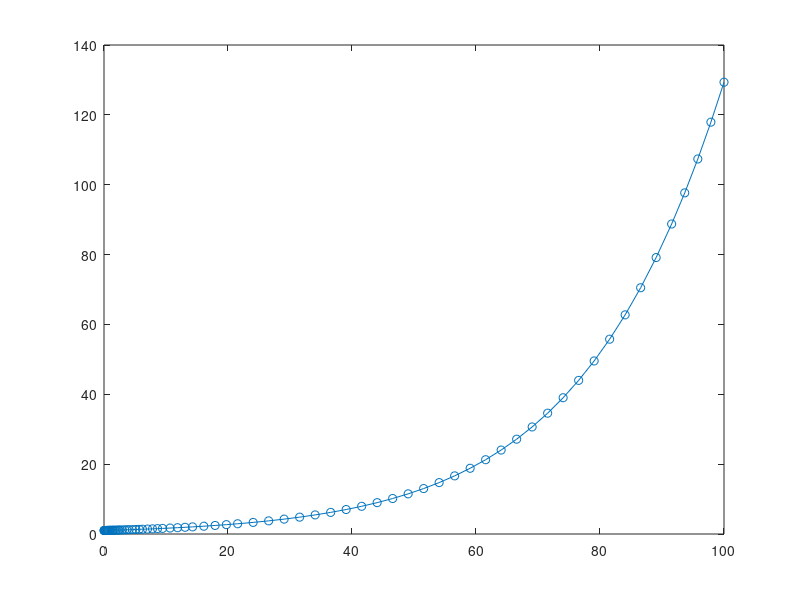

This figure's MATLAB source:
f = @(r,K)@(t,x)r*x*(1-x/K);

f1 = f(0.05,1000);

START = 0; END = 100;

[t,y] = ode45(f1, ...
                     [START END], 1);

 plot(t, y,'-o');

